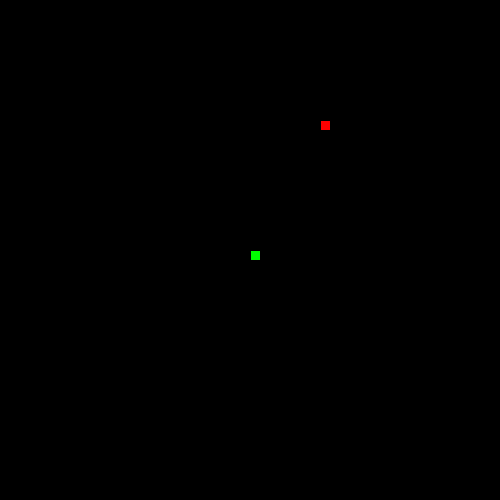
Frame 1 (no input)
Frame 60 (the mouse pressed at the canvas centre just before this capture): identical to frame 1, image omitted
Frame 120 (the mouse held since frame 60 and released just before this capture): identical to frame 1, image omitted

The Processing sketch that drew this single still picture (run headless with seeded random() and noise(); from frame 60 on, the mouse is pressed at the canvas centre):

// Processing sketch: leauge_snake
// ── leauge_snake.pde
Segment head;
int foodX;
int foodY;
int direction=UP;
void setup(){
  
  int foodeaten=0;
  size(500,500);
  
  frameRate(20);
  head=new Segment(250,250);
  dropFood();
}
void keypressed(){
  if (keyCode==UP){
    direction=UP;
  }
  if (keyCode==DOWN){
    direction=DOWN;
  }
  if (keyCode==RIGHT){
    direction=RIGHT;
  }
  if (keyCode==LEFT){
    direction=LEFT;
  }
}
void dropFood(){
  foodX = ((int)random(50)*10);
  foodY = ((int)random(50)*10);
}

void move(){
  switch(direction) {
   case UP :
     head.y1=head.y1-5;
      break; 
   
   case DOWN :
      head.y1=head.y1+5;
      break; 
   
   case LEFT :
    head.x1=head.x1-5;
   break;
   
    case RIGHT :
     head.x1=head.x1+5;
   break;

}
}
void checkboundries(){
  if(head.x1>498){
    head.x1=2;
  }
}
void drawFood(){
  fill(255,0,0);
  rect(foodX,foodY,10,10); 
}

void drawSnake(){
  fill(0,255,0);
  rect(head.x1,head.y1,10,10);
}

void draw(){
  background(0,0,0);
  drawFood();
  drawSnake();
}

class Segment{
  int x1;
 int y1;
Segment(int x, int y){
   x1=x;
   y1=y;
  
}

}
